Frame 1 (no input): blank canvas, image omitted
Frame 60 (no input): blank canvas, image omitted
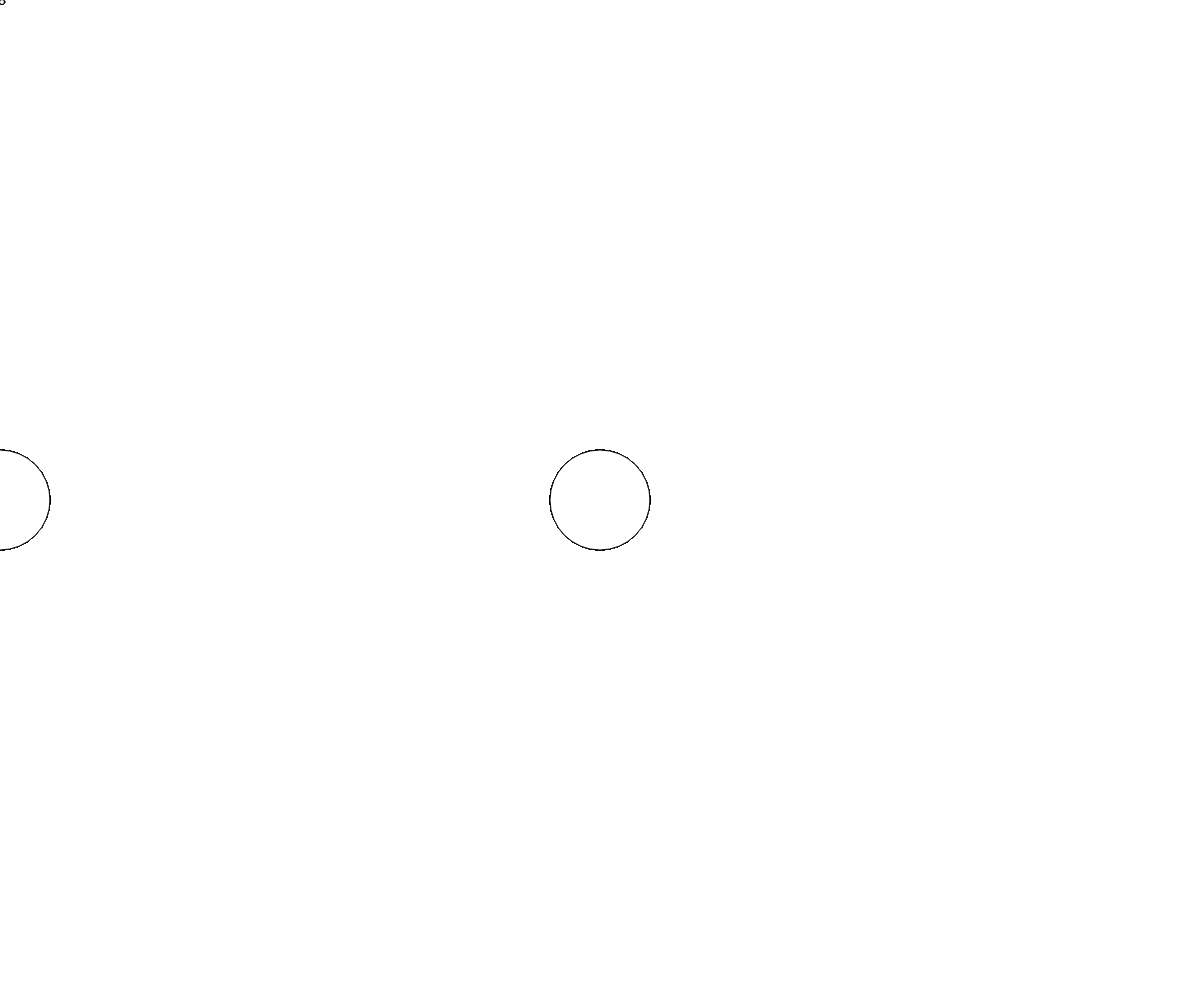
Frame 120 (the mouse pressed at the canvas centre since frame 60)

The p5.js sketch whose frames 1 and 60 were blank and that drew this single picture after the mouse press (run headless with seeded random() and noise() and a simulated clock; from frame 60 on, the mouse is pressed at the canvas centre):

// p5.js sketch
// ── sketch.js
// Interactive Scene
// Mr. Scott
//  April 29, 2022
//
// A wintery scene where the user can interact with a snowman
// and a cottage.

function setup() {
  createCanvas(windowWidth, windowHeight);
}

function draw() {
  //background(220);
  circle(mouseX, height / 2, 100);
  print(frameCount);

  circle(2, 2, 5);
  circle(2, 2, 5);
  if (true) {
    print("oh no");
  }
}

function keyPressed() {
  background(255, 200, 150);
}
